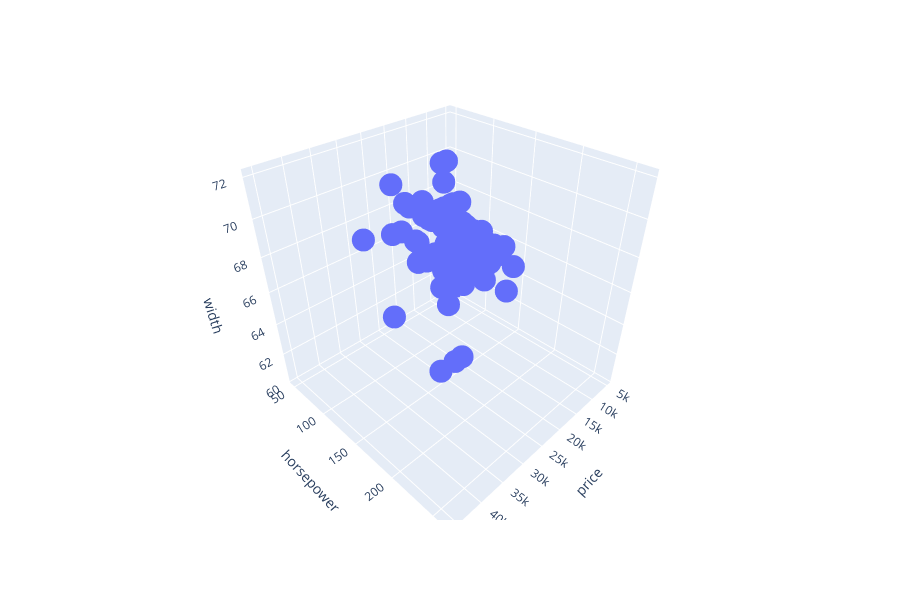

Source (notebook cell):
### Code cell
px.scatter_3d(df, x='price', y='horsepower', z='width',height=600)

### Figure 1 — Plotly figure (JSON) as saved in the notebook; plotly's stock layout.template omitted (floating-point values rounded to 4 significant figures; data arrays with more than 128 entries replaced by an {"elided": "..."} marker saying what was removed)
{"data": [{"hovertemplate": "price=%{x}<br>horsepower=%{y}<br>width=%{z}<extra></extra>", "legendgroup": "", "marker": {"color": "#636efa", "symbol": "circle"}, "mode": "markers", "name": "", "scene": "scene", "showlegend": false, "type": "scatter3d", "x": {"elided": "201 int values"}, "y": {"elided": "201 int values"}, "z": {"elided": "201 float values"}}], "layout": {"height": 600, "legend": {"tracegroupgap": 0}, "margin": {"t": 60}, "scene": {"domain": {"x": [0, 1], "y": [0, 1]}, "xaxis": {"title": {"text": "price"}}, "yaxis": {"title": {"text": "horsepower"}}, "zaxis": {"title": {"text": "width"}}}}}
